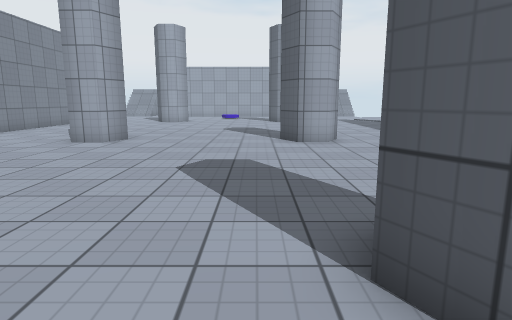
View 1 (above)

19 first-person views from a walk through a 3-D level made in the Unity game engine. The camera is 1.3 m above the floor, tilts 10° down and sees 75° across. The floor is counted in squares, 1 m on a side. Each view is taken from the middle of a square. On the plan, view 1 faces up. The plan holds only what a view shows up to about 14 squares ahead; the rest is blank. The place goes on beyond the plan. The player is left out. Surface patterns are stand-ins for the level's own textures.

View 2
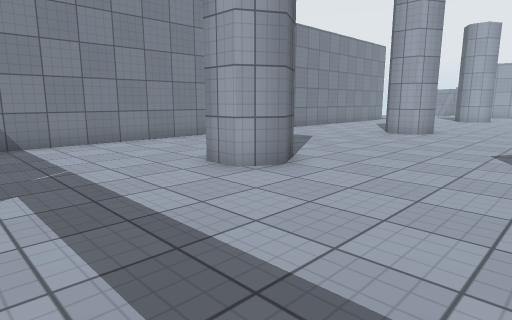

View 3
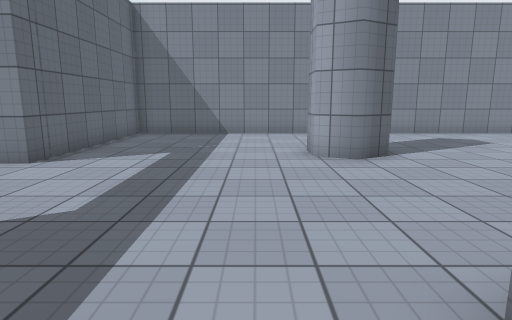

View 4
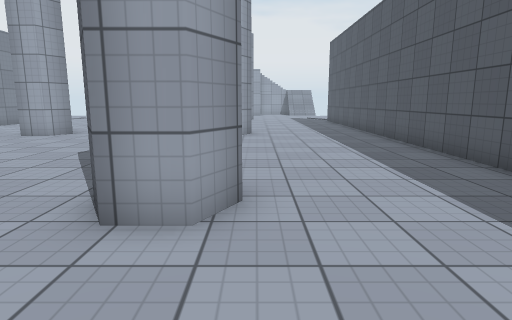

View 5
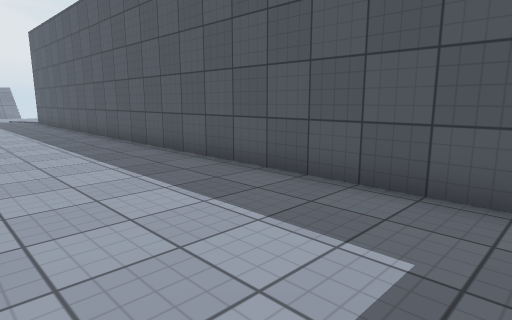

View 6
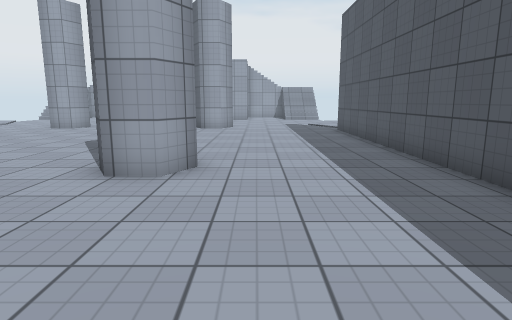

View 7
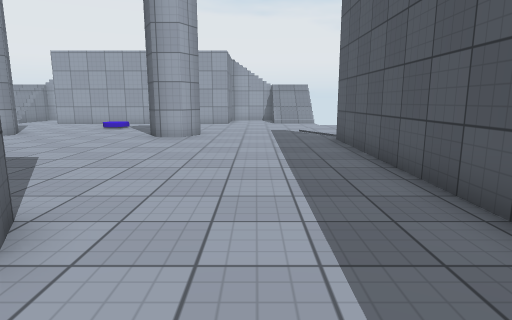

View 8
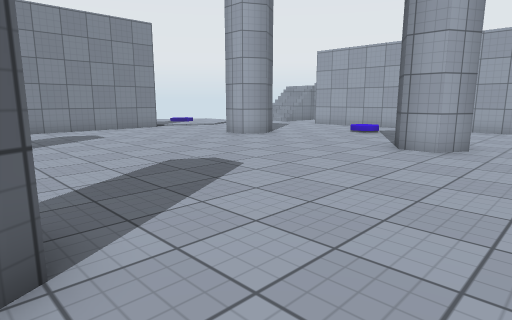

View 9
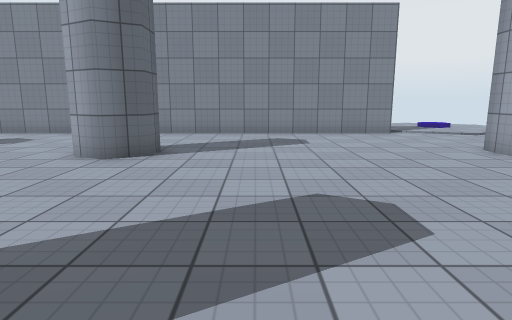

View 10
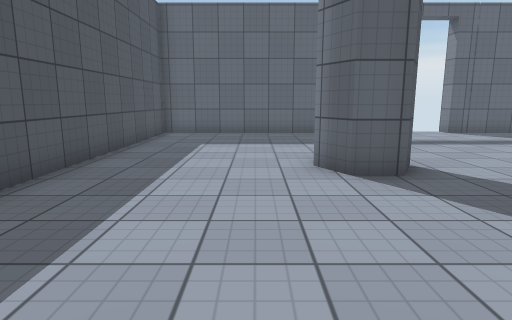

View 11
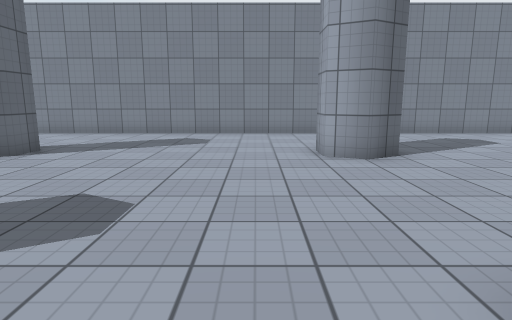

View 12
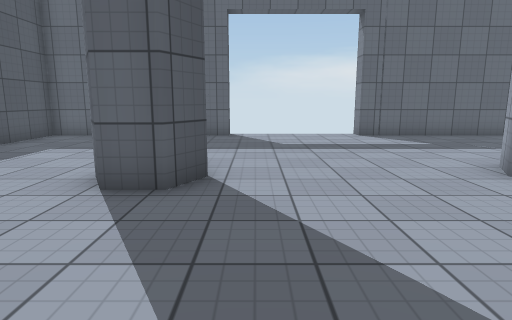

View 13
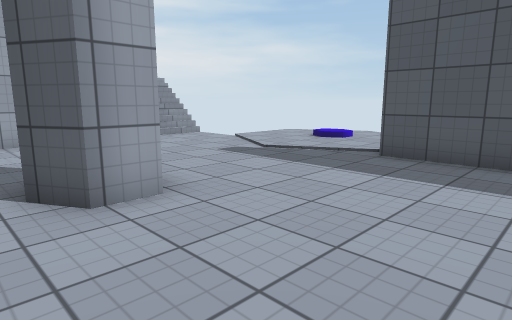

View 14
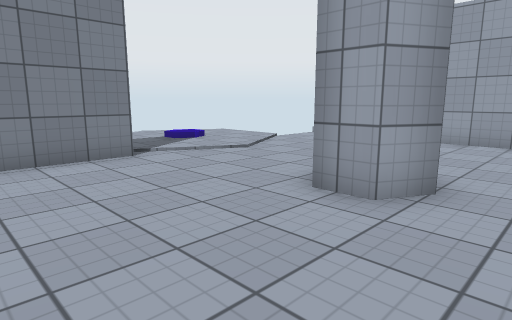

View 15
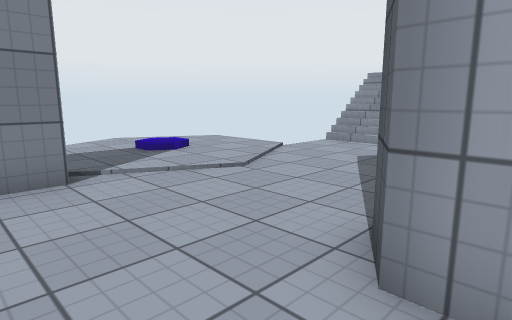

View 16
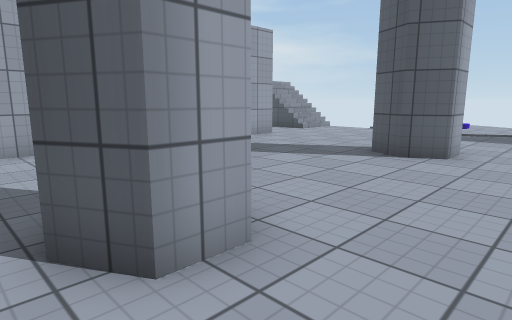

View 17
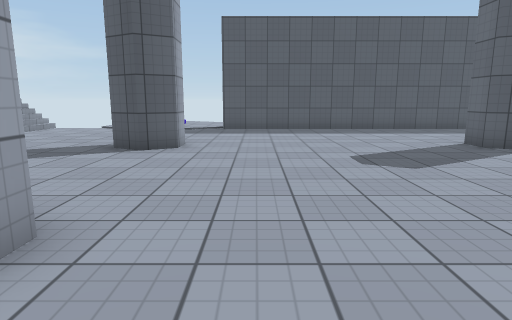

View 18
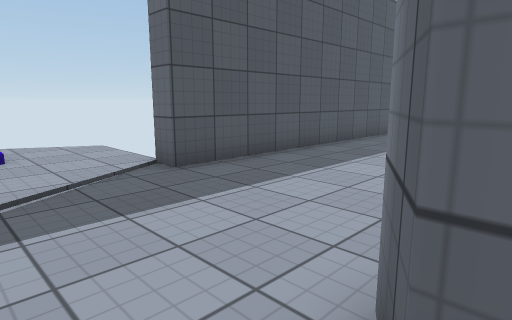

View 19
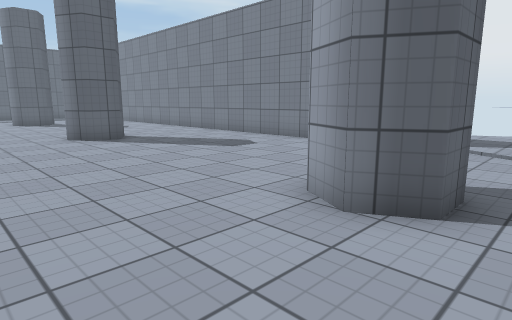

### Floor plan
Points are (right, up) in squares from view 1. A wall is a line through its corners. A room is listed if a view was taken in it or the views show most of it. See-through windows are left out.
Room 1 (views 1, 2, 3, 4, 5, 6, 7, 8, 9, 10, 11, 12, 13, 14, 15, 16, 17, 18, 19)
walls: (1, 11.9) (1.3, 12.4) (2.4, 12.4) (2.5, 12.1); (2.8, 11.7) (2.3, 10.7) (1.3, 10.7) (0.8, 11.6); (-6.5, 11.5) (-5.9, 12.4) (-4.9, 12.4) (-4.4, 11.5) (-4.9, 10.7) (-6, 10.7); (1.3, 3.2) (2.3, 3.2) (2.8, 2.3) (2.3, 1.4) (1.3, 1.4) (0.8, 2.3) (1.3, 3.2); (-6, 3.2) (-4.9, 3.2) (-4.4, 2.3) (-4.9, 1.4) (-6, 1.4); (2.3, 23.1) (2.8, 22.1) (2.3, 21.1) (1.4, 21.1) (0.9, 22.1) (1.4, 23.1); (-6, 23) (-5, 23) (-4.4, 22) (-4.9, 21.1) (-5.9, 21.1) (-6.4, 22.1); (-10.7, 20.6) (-10.7, -4.8) (-4, -4.8) (-4, -5.6); (1, -5.4) (1, -4.8) (7.8, -4.8) (7.8, 20.5) (8.5, 20.5)

Positions as (right, up) in squares from view 1, and headings:
1: (0, 0), facing up
2: (0, -3), facing up-left
3: (3, 0), facing left
4: (3, -2), facing up
5: (3, -2), facing up-right
6: (4, 5), facing up
7: (5, 9), facing up
8: (5, 12), facing up-left
9: (3, 15), facing left
10: (4, 9), facing down
11: (3, 9), facing left
12: (0, 8), facing down
13: (0, 17), facing up-right
14: (-3, 17), facing up-left
15: (-5, 19), facing up-left
16: (-7, 19), facing up-right
17: (-8, 19), facing right
18: (2, 24), facing down-right
19: (-1, 24), facing down-left
